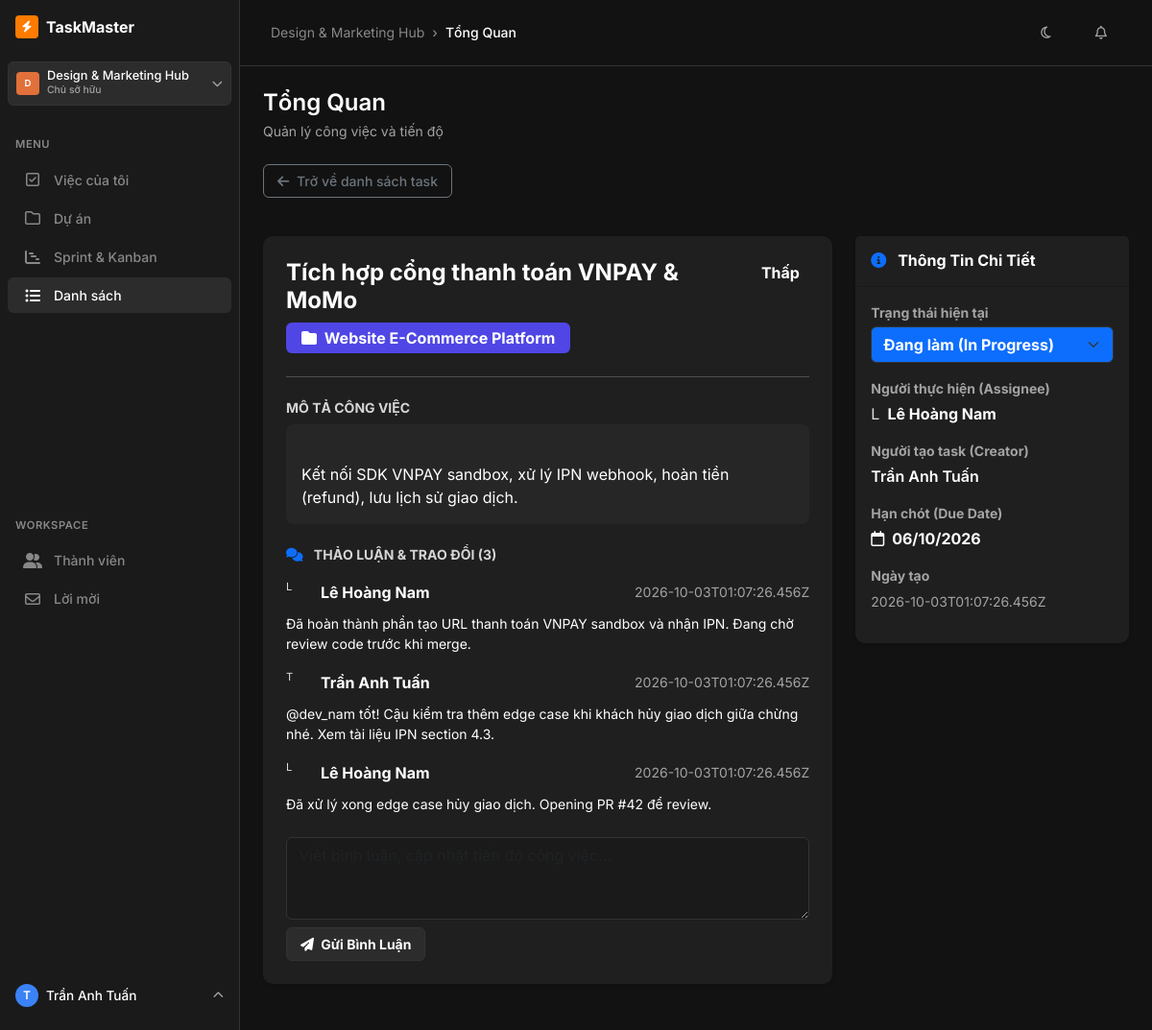
The app's page /tasks/01a0ff4d-3f4d-7b0d-8eb5-1ba610630dfa (signed in), older data.
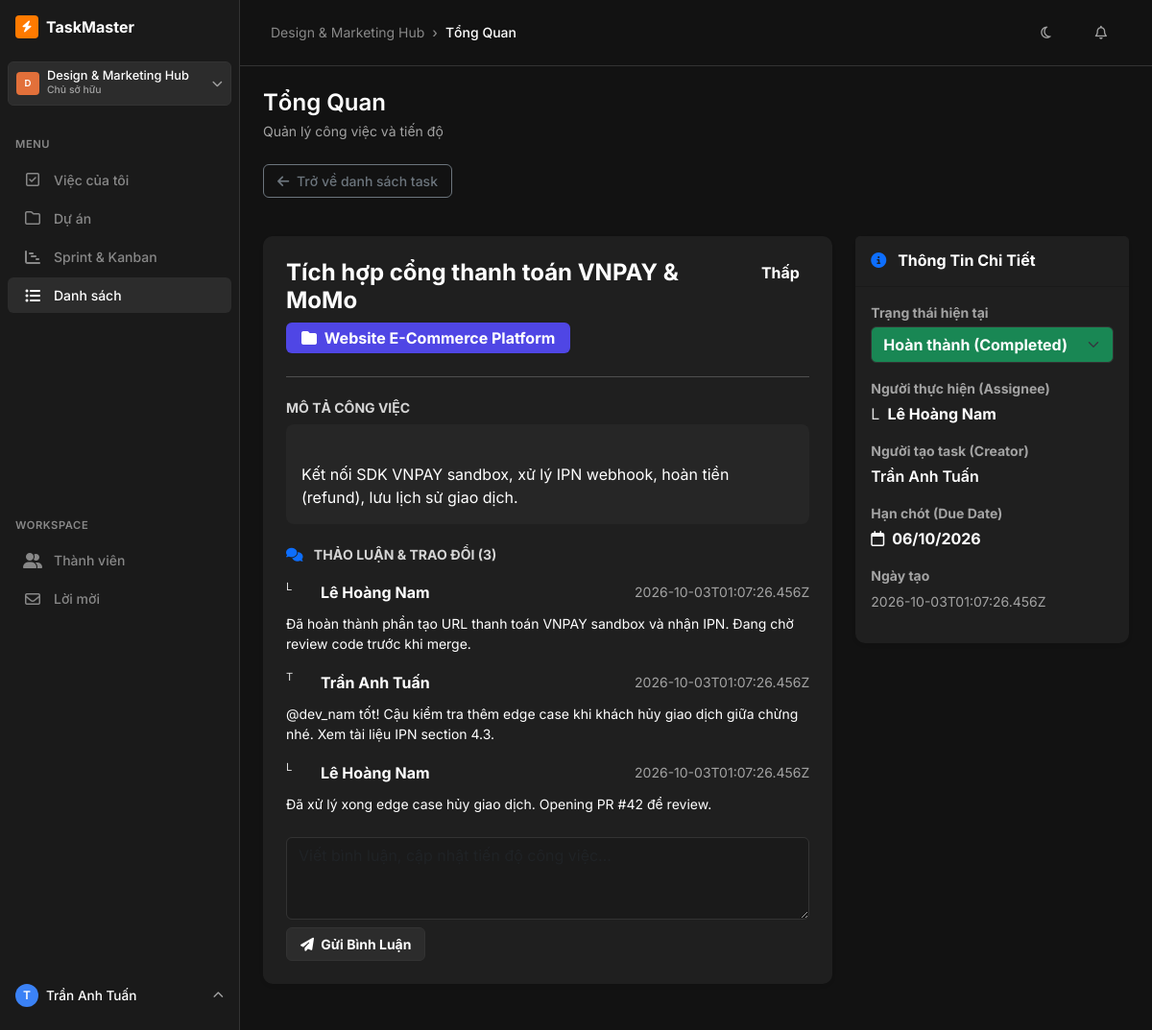
The same page, newer data.
### tables this page shows
CREATE TABLE tasks (
    id              TEXT PRIMARY KEY,                 -- UUID v7
    project_id      TEXT NOT NULL REFERENCES projects(id) ON DELETE CASCADE,
    workspace_id    TEXT NOT NULL REFERENCES workspaces(id) ON DELETE CASCADE,
    title           TEXT NOT NULL,
    description     TEXT,
    assignee_id     TEXT REFERENCES users(id) ON DELETE SET NULL,
    priority        TEXT NOT NULL DEFAULT 'Medium'
                        CHECK(priority IN ('Urgent','High','Medium','Low')),
    status          TEXT NOT NULL DEFAULT 'To Do'
                        CHECK(status IN ('To Do','In Progress','In Review','Completed','Cancelled')),
    due_date        TEXT,                            -- ISO date (YYYY-MM-DD)
    position        INTEGER NOT NULL DEFAULT 0,      -- Ordering within column
    created_by      TEXT NOT NULL REFERENCES users(id),
    created_at      TEXT NOT NULL,
    updated_by      TEXT REFERENCES users(id),
    updated_at      TEXT NOT NULL
);

### app.py (the view)
@app.route('/tasks/<task_id>')
@login_required
def task_detail(task_id):
    conn = get_db_connection()
    task = conn.execute('''
        SELECT t.*,
               p.name  AS project_name, p.color AS project_color,
               ua.fullname AS assignee_name,
               uc.fullname AS creator_name
        FROM tasks t
        LEFT JOIN projects p ON t.project_id  = p.id
        LEFT JOIN users ua   ON t.assignee_id  = ua.id
        LEFT JOIN users uc   ON t.created_by   = uc.id
        WHERE t.id = ?
    ''', (task_id,)).fetchone()
    if not task:
        conn.close()
        flash('Không tìm thấy công việc!', 'danger')
        return redirect(url_for('tasks'))
    labels = conn.execute('''
        SELECT l.* FROM labels l
        JOIN task_labels tl ON l.id = tl.label_id
        WHERE tl.task_id = ?
    ''', (task_id,)).fetchall()
    comments = conn.execute('''
        SELECT c.*, u.fullname AS user_name
        FROM comments c
        JOIN users u ON c.created_by = u.id
        WHERE c.task_id = ?
        ORDER BY c.created_at ASC
    ''', (task_id,)).fetchall()
    conn.close()
    return render_template('task_detail.html', task=task, comments=comments, labels=labels)

### app.py (called while the page is built)
@app.template_filter('date_format')
def date_format_filter(value):
    if not value:
        return "-"
    try:
        dt = datetime.strptime(str(value).split('T')[0].split()[0], "%Y-%m-%d")
        return dt.strftime("%d/%m/%Y")
    except Exception:
        return str(value)

@app.template_filter('is_overdue')
def is_overdue_filter(due_date_str, status):
    if not due_date_str or status == 'Completed':
        return False
    try:
        due_date = datetime.strptime(str(due_date_str).split('T')[0], "%Y-%m-%d").date()
        return due_date < date.today()
    except Exception:
        return False

def login_required(f):
    @functools.wraps(f)
    def decorated_function(*args, **kwargs):
        if 'user_id' not in session:
            flash('Vui lòng đăng nhập để sử dụng ứng dụng!', 'warning')
            return redirect(url_for('login', next=request.url))
        return f(*args, **kwargs)
    return decorated_function

### templates/task_detail.html (shortened to what the changed rows need)
{% extends 'base.html' %}
{% block content %}
<div class="row g-4">
    <div class="col-lg-8">
        <div class="card border-0 shadow-sm mb-4">
            <div class="card-body p-4">
                <div class="d-flex justify-content-between align-items-start mb-3">
                    <div>
                        <h4 class="fw-bold text-dark mb-2">{{ task['title'] }}</h4>
                        {% if task['project_name'] %}
                        <span class="badge px-3 py-2 fs-6" style="{{ 'background-color: ' ~ task['project_color'] ~ ';' }}">
                            <i class="fa-solid fa-folder me-1"></i> {{ task['project_name'] }}
                        </span>
                        {% endif %}
                    </div>
                    <div>
                    </div>
                </div>
                <hr class="my-4">
                <h6 class="fw-bold text-secondary text-uppercase small">Mô Tả Công Việc</h6>
                <div class="bg-light p-3 rounded-3 text-dark mb-4" style="white-space: pre-line;">
                    {{ task['description'] or 'Chưa có mô tả chi tiết cho công việc này.' }}
                </div>
                <h6 class="fw-bold text-secondary text-uppercase small mb-3">
                    <i class="fa-solid fa-comments text-primary me-2"></i> Thảo Luận & Trao Đổi ({{ comments | length }})
                </h6>
                <div class="d-flex flex-column gap-3 mb-4">
                    {% for c in comments %}
                    <div class="comment-box">
                    </div>
                    {% else %}
                    <div class="text-center text-muted py-3 small bg-light rounded-3">Chưa có bình luận nào. Hãy là người đầu tiên trao đổi!</div>
                    {% endfor %}
                </div>
                <form action="{{ url_for('task_add_comment', task_id=task['id']) }}" method="POST">
                    <div class="mb-2">
                    </div>
                    <button type="submit" class="btn btn-primary btn-sm fw-bold">
                    </button>
                </form>
            </div>
        </div>
    </div>
    <div class="col-lg-4">
        <div class="card border-0 shadow-sm mb-4">
            <div class="card-body">
                <div class="mb-3">
                    <form action="{{ url_for('task_quick_status', task_id=task['id']) }}" method="POST">
                        <select name="status" class="form-select fw-bold
                            {% if task['status'] == 'Completed' %}bg-success text-white
                            {% elif task['status'] == 'In Progress' %}bg-primary text-white
                            {% else %}bg-secondary text-white{% endif %}" onchange="this.form.submit()">
                            <option value="In Progress" {% if task['status'] == 'In Progress' %}selected{% endif %}>Đang làm (In Progress)</option>
                            <option value="Completed" {% if task['status'] == 'Completed' %}selected{% endif %}>Hoàn thành (Completed)</option>
                        </select>
                    </form>
                </div>
                <div class="mb-3">
                    <label class="text-muted small fw-bold d-block mb-1">Hạn chót (Due Date)</label>
                    <span class="fw-bold {% if task['due_date'] | is_overdue(task['status']) %}text-danger{% else %}text-dark{% endif %}">
                        <i class="fa-regular fa-calendar me-1"></i> {{ task['due_date'] | date_format }}
                    </span>
                </div>
                <div class="mb-3">
                    <label class="text-muted small fw-bold d-block mb-1">Ngày tạo</label>
                    <span class="small text-muted">{{ task['created_at'] }}</span>
                </div>
            </div>
        </div>
    </div>
</div>
{% endblock %}

Row changes from the older to the newer data that the page shows:
changed tasks "Tích hợp cổng thanh toán VNPAY & MoMo": status "Đang làm (In Progress)" → "Hoàn thành (Completed)"
